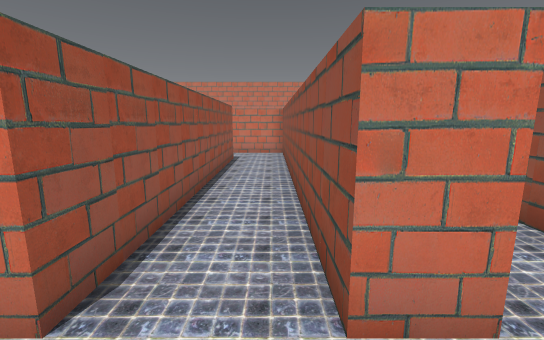
View 1 (above)

24 first-person views from a walk through a level from a Godot 3-D game. The camera is 1.4 m above the floor, tilts 10° down and sees 90° across. The floor is counted in squares, 1 m on a side. Each view is taken from the middle of a square. On the plan, view 1 faces up. The plan holds only what a view shows up to about 13 squares ahead; the rest is blank. The place goes on beyond the plan. Characters and animated objects are not drawn.

View 2
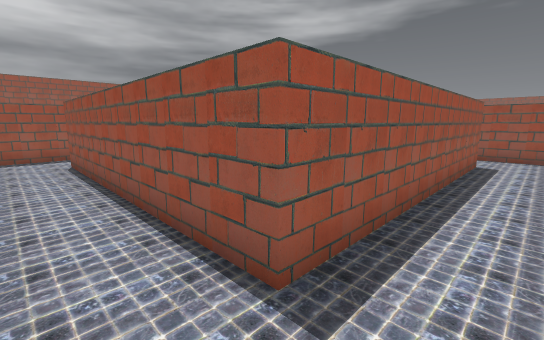

View 3
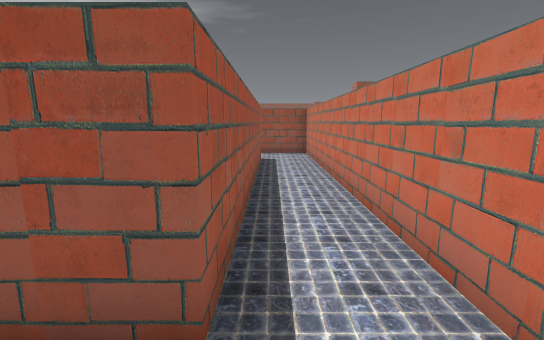

View 4
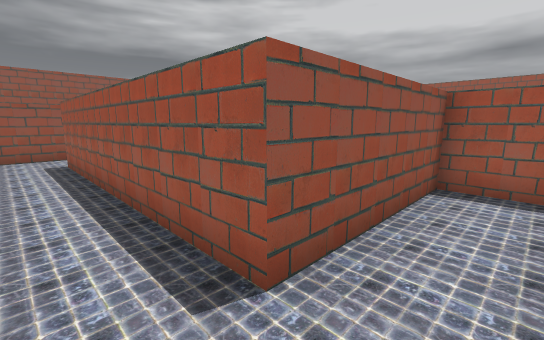

View 5
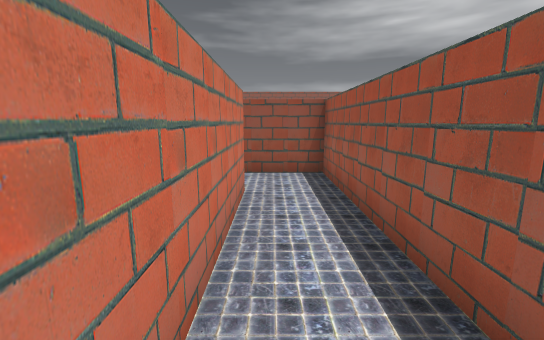

View 6
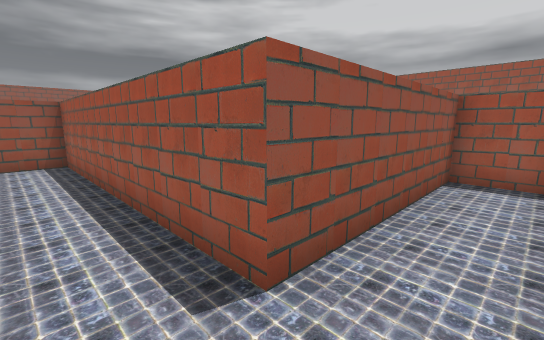

View 7
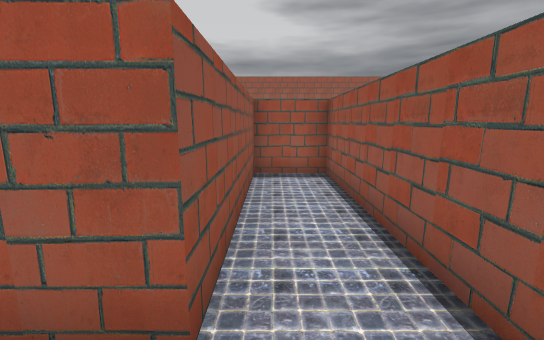

View 8
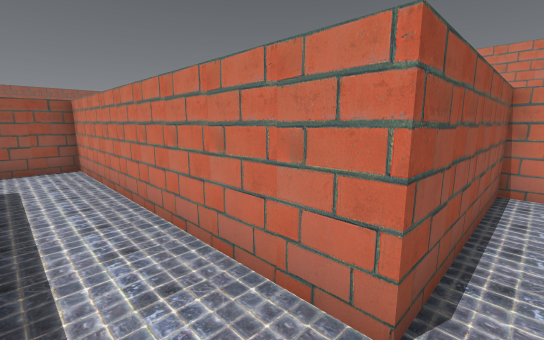

View 9
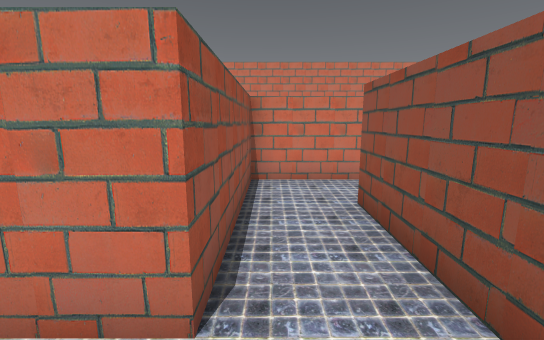

View 10
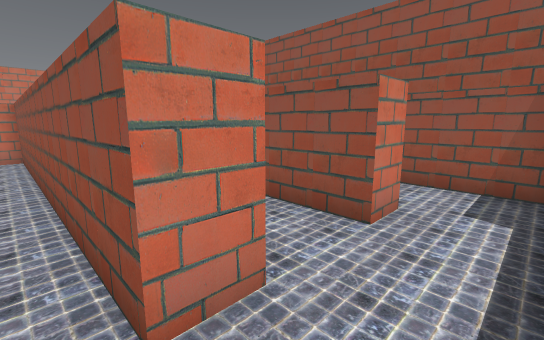

View 11
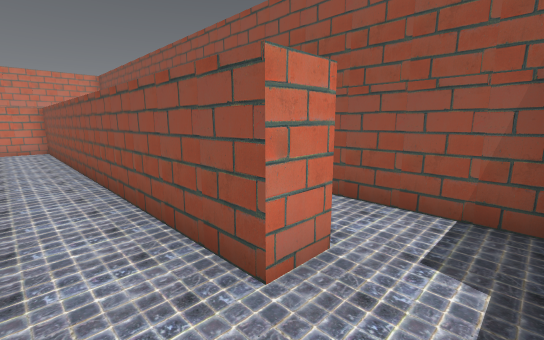

View 12
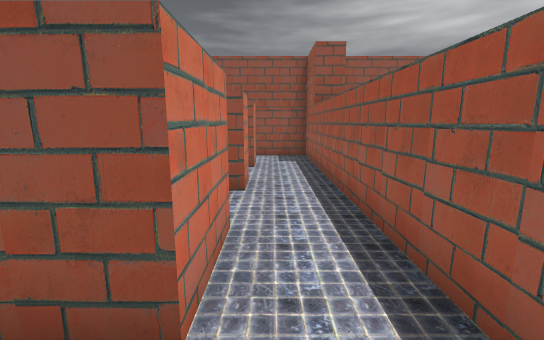

View 13
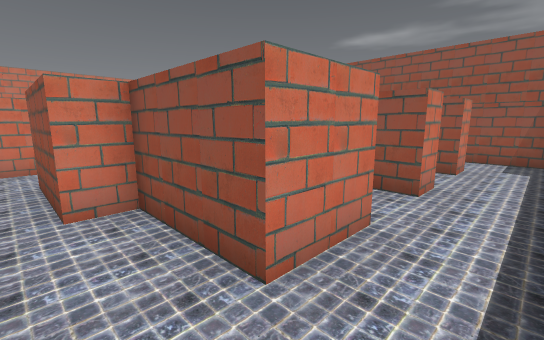

View 14
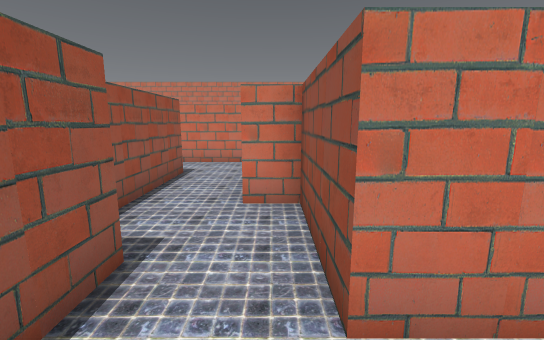

View 15
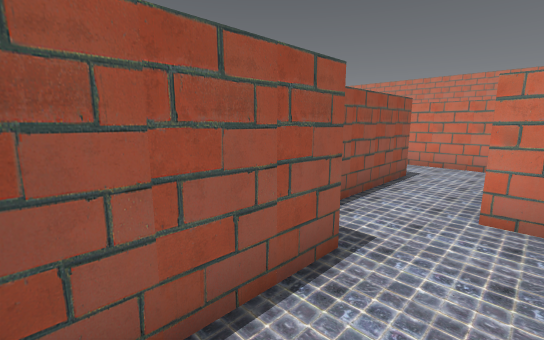

View 16
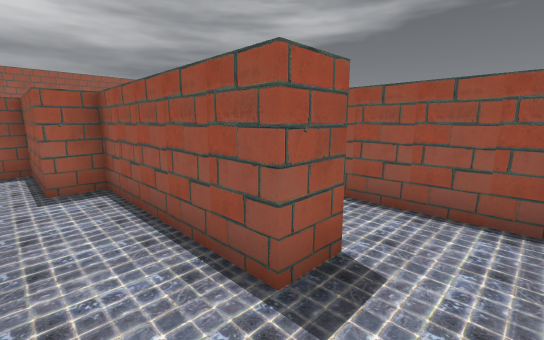

View 17
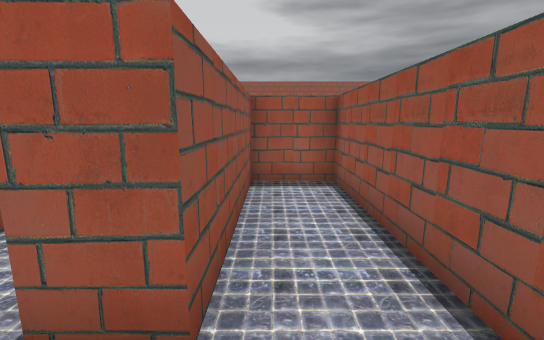

View 18
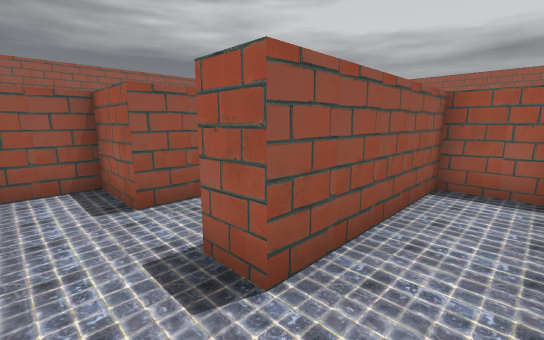

View 19
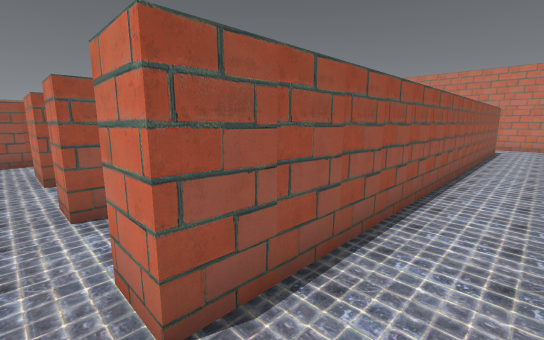

View 20
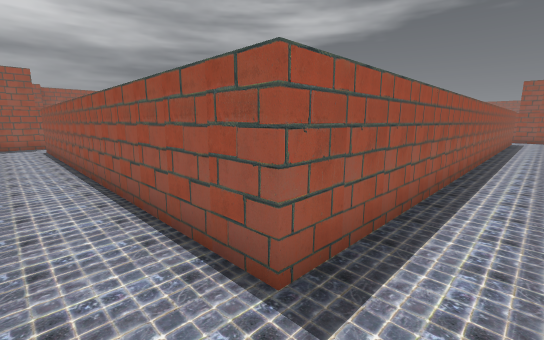

View 21
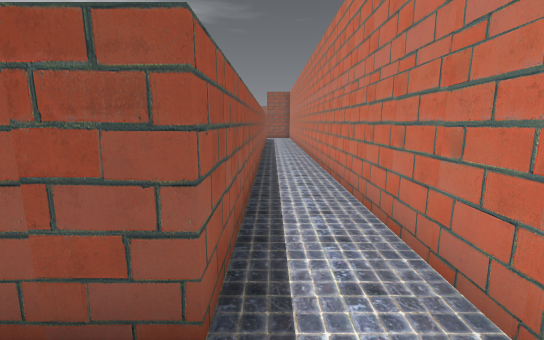

View 22
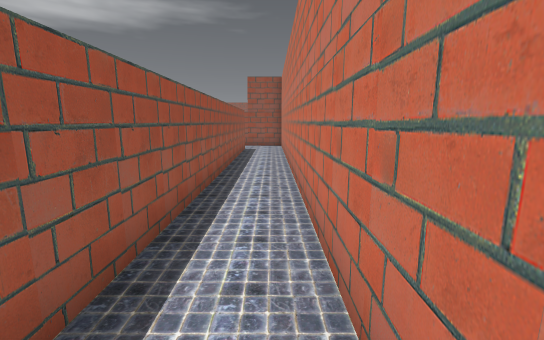

View 23
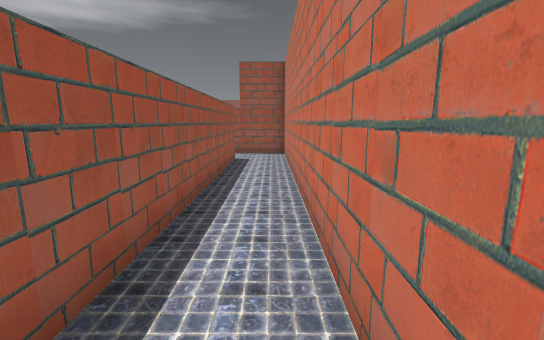

View 24
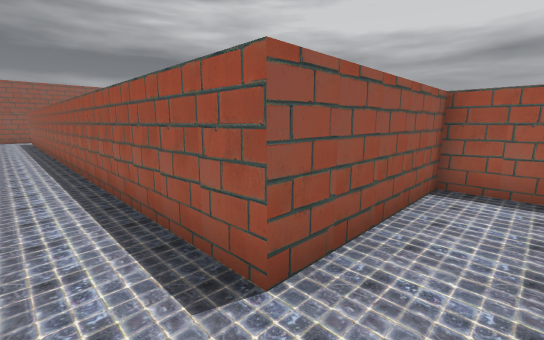

### Floor plan
Ten units are one square. View 1 is at (0, 0); x grows to the right and y downward. Boxes are objects, and circles mark ways between rooms. Rooms are numbered by the first view taken in them; rooms with no view inside come last. Other rooms are left out.
<svg viewBox="-220 -191 290 200">
<path fill="none" stroke="#000" d="M-35 4 5 4M5 -16 5 -126 -125 -126 -125 -76 -215 -76 -215 4 -195 4 -195 -56 -105 -56 -105 -106 -15 -106 -15 -16 -35 -16M15 -21 15 -16 5 -16M35 -16 35 -156 19 -156M5 4 35 4M-65 -76 -65 -26 -55 -26 -55 4 -35 4M-35 -16 -35 -46 -45 -46 -45 -76 -25 -76 -25 -91M-42 -96 -72 -96M-95 -91 -95 -26 -75 -26 -75 -76 -65 -76M60 -186 -180 -186M-185 -186 -185 -162M-181 -116 -165 -116 -165 -166 45 -166 45 -16 35 -16M35 4 65 4 65 -29"/>
<circle cx="10" cy="-5" r="3" fill="#2a7"/>
<circle cx="-25" cy="-5" r="3" fill="#2a7"/>
<circle cx="40" cy="-5" r="3" fill="#2a7"/>
<circle cx="-70" cy="-85" r="3" fill="#2a7"/>
<text x="-110" y="-70">1</text>
<text x="-60" y="-140">2</text>
<text x="-50" y="-50">3</text>
<text x="-80" y="-60">4</text>
<text x="-30" y="-170">5</text>
</svg>
Room 1 opens to room 2. Room 1 opens to room 3. Room 2 opens to room 5. Room 3 opens to room 4.

Where each view was taken, in squares from view 1:
view 1: 0 up, 0 right, facing up
view 2: 12 up, 0 right, facing down-left
view 3: 11 up, 0 right, facing left
view 4: 12 up, 12 left, facing down-right
view 5: 7 up, 18 left, facing right
view 6: 7 up, 21 left, facing down-right
view 7: 7 up, 20 left, facing down
view 8: 6 up, 12 left, facing up-left
view 9: 6 up, 12 left, facing up
view 10: 0 up, 0 right, facing up-right
view 11: 0 up, 2 right, facing up-right
view 12: 1 up, 5 left, facing right
view 13: 0 up, 5 left, facing up-right
view 14: 0 up, 4 left, facing up
view 15: 0 up, 4 left, facing up-left
view 16: 9 up, 5 left, facing down-left
view 17: 9 up, 8 left, facing down
view 18: 9 up, 9 left, facing down-right
view 19: 1 up, 6 right, facing up-left
view 20: 18 up, 6 right, facing down-left
view 21: 17 up, 6 right, facing left
view 22: 18 up, 2 left, facing left
view 23: 18 up, 6 left, facing left
view 24: 18 up, 18 left, facing down-right
